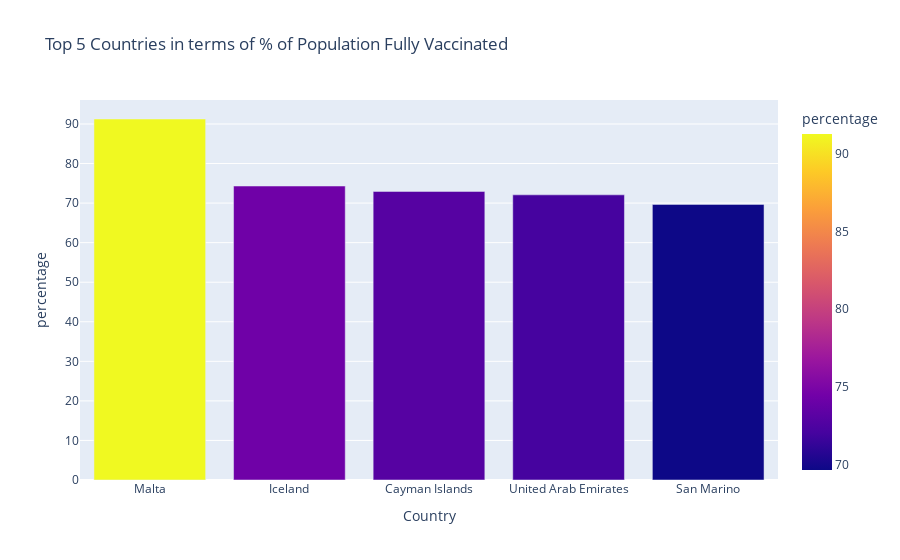

Notebook cell for this chart:
### Code cell
fig = px.bar(top5percentage,
    x='country',
    y='percentage',    
    labels = {'country':'Country', 'people_fully_vaccinated':'Total Population Vaccinated'},
    title = 'Top 5 Countries in terms of % of Population Fully Vaccinated',
    color='percentage'
)
# fig.update_traces(texttemplate=top5percentage['percentage'].map('{:.2f}%'.format),textposition='outside')
fig.show()

### Figure 1 — Plotly figure (JSON) as saved in the notebook; plotly's stock layout.template omitted (floating-point values rounded to 4 significant figures)
{"data": [{"alignmentgroup": "True", "hovertemplate": "Country=%{x}<br>percentage=%{marker.color}<extra></extra>", "legendgroup": "", "marker": {"color": [91.26, 74.31, 72.95, 72.09, 69.67], "coloraxis": "coloraxis", "pattern": {"shape": ""}}, "name": "", "offsetgroup": "", "orientation": "v", "showlegend": false, "textposition": "auto", "type": "bar", "x": ["Malta", "Iceland", "Cayman Islands", "United Arab Emirates", "San Marino"], "xaxis": "x", "y": [91.26, 74.31, 72.95, 72.09, 69.67], "yaxis": "y"}], "layout": {"barmode": "relative", "coloraxis": {"colorbar": {"title": {"text": "percentage"}}, "colorscale": [[0, "#0d0887"], [0.1111, "#46039f"], [0.2222, "#7201a8"], [0.3333, "#9c179e"], [0.4444, "#bd3786"], [0.5556, "#d8576b"], [0.6667, "#ed7953"], [0.7778, "#fb9f3a"], [0.8889, "#fdca26"], [1, "#f0f921"]]}, "legend": {"tracegroupgap": 0}, "title": {"text": "Top 5 Countries in terms of % of Population Fully Vaccinated"}, "xaxis": {"anchor": "y", "domain": [0, 1], "title": {"text": "Country"}}, "yaxis": {"anchor": "x", "domain": [0, 1], "title": {"text": "percentage"}}}}
